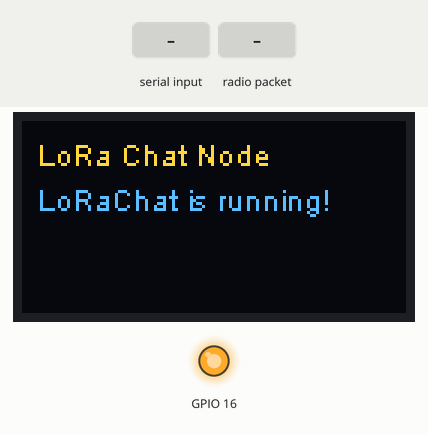
A sketch run on a simulated ESP32. On the bench: 128×64 one-colour display, output pins drawn as LEDs (lit = HIGH). The test bench sets the inputs (shaded band). The OLED is the two-colour kind (top 16 rows yellow); no radio packets arrive unless stated; what the sketch prints to the serial monitor is not drawn.

Above: at 2.9 s.
3.0 s: "1\n" received over Serial
5.5 s: radio packet "1" arrives
At 6.9 s:
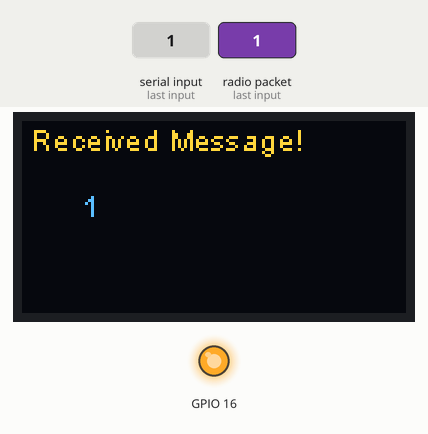
8.0 s: "0\n" received over Serial
At 8.5 s:
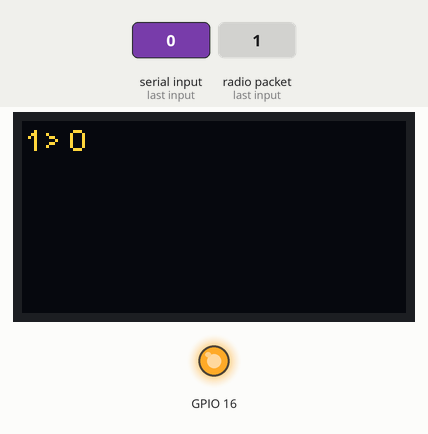
Timing chart, 0 to 11.0 s (numbered marks = the images above; inputs shaded):
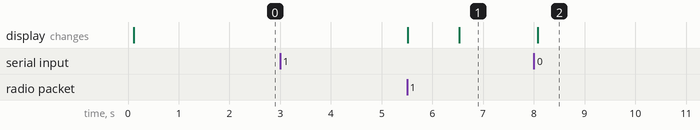

The sketch:

LoRaChat.ino
```cpp
/*
*
* CODE BASED ON THIS PROJECT: https://hackaday.io/project/27817/files
*
* Adapted to:
*
* HARDWARE: LoRa ttgo v1 915 Mhz version --> https://github.com/Xinyuan-LilyGo/TTGO-LoRa-Series
*
* @author: Álvaro Lozano Murciego
*
 */

// Includes
#include "board_def.h"
#include <Wire.h>
#include <SSD1306.h> // you need to install the ESP8266 oled driver for SSD1306
                     // by Daniel Eichorn and Fabrice Weinberg to get this file!
                     // It's in the arduino library manager :-D

#include <SPI.h>
#include <LoRa.h>    // this is the one by Sandeep Mistry,
                     // (also in the Arduino Library manager :D )

// display descriptor
SSD1306 display(0x3c, 4, 15);


// LoRa Settings
#define spreadingFactor 9
// #define SignalBandwidth 62.5E3
#define SignalBandwidth 31.25E3
#define codingRateDenominator 8
#define preambleLength 8

// we also need the following config data:
// GPIO5 — SX1278’s SCK
// GPIO19 — SX1278’s MISO
// GPIO27 — SX1278’s MOSI
// GPIO18 — SX1278’s CS
// GPIO14 — SX1278’s RESET
// GPIO26 — SX1278’s IRQ(Interrupt Request)

// misc vars
String msg;
String displayName;
String sendMsg;
char chr;
int i=0;

void setup() {
  // reset the screen
  pinMode(16,OUTPUT);
  digitalWrite(16, LOW); // set GPIO16 low to reset OLED
  delay(50);
  digitalWrite(16, HIGH);
  Serial.begin(115200);
  while (!Serial); //If just the the basic function, must connect to a computer

// Initialising the UI will init the display too.
  display.init();
  display.flipScreenVertically();
  display.setFont(ArialMT_Plain_10);
  display.setTextAlignment(TEXT_ALIGN_LEFT);
  display.drawString(5,5,"LoRa Chat Node");
  display.display();

  SPI.begin(CONFIG_CLK, CONFIG_MISO, CONFIG_MOSI, CONFIG_NSS);
  LoRa.setPins(CONFIG_NSS, CONFIG_RST, CONFIG_DIO0);

  Serial.println("LoRa Chat Node");
  if (!LoRa.begin(BAND)) {
    Serial.println("Starting LoRa failed!");
    while (1);
  }

  Serial.print("LoRa Spreading Factor: ");
  Serial.println(spreadingFactor);
  LoRa.setSpreadingFactor(spreadingFactor);

  Serial.print("LoRa Signal Bandwidth: ");
  Serial.println(SignalBandwidth);
  LoRa.setSignalBandwidth(SignalBandwidth);

  LoRa.setCodingRate4(codingRateDenominator);

  LoRa.setPreambleLength(preambleLength);

  Serial.println("LoRa Initial OK!");
  display.drawString(5,20,"LoRaChat is running!");
  display.display();
  delay(2000);
  // get screen name as Nick
  Serial.print("Please enter display name: ");
  while (displayName.length() == 0) {
    displayName = Serial.readString();
  }
  displayName.trim(); // remove the newline
  Serial.print("Nick: "); Serial.println(displayName);
  display.drawString(5, 20, "Nickname set:");
  display.drawString(20, 30, displayName);
  displayName += "> ";
  delay(1000);
}

void loop() {
  // Receive a message first...
  int packetSize = LoRa.parsePacket();
  if (packetSize) {
    display.clear();
    display.drawString(3, 0, "Received Message!");
    display.display();
    while (LoRa.available()) {
      String data = LoRa.readString();
      display.drawString(20, 22, data);
      display.display();
      Serial.println(data);
    }
  } // once we're done there, we read bytes from Serial
  if (Serial.available()) {
    chr = Serial.read();
    Serial.print(chr); // so the user can see what they're doing :P
    if (chr == '\n' || chr == '\r') {
      msg += chr; // should maybe terminate my strings properly....
                  // ssshhhhhhh ;)
      Serial.print("Me: ");Serial.println(msg);
      // assemble message
      sendMsg += displayName;
      sendMsg += msg;
      // send message
      LoRa.beginPacket();
      LoRa.print(sendMsg);
      LoRa.endPacket();
      display.clear();
      display.drawString(1, 0, sendMsg);
      display.display();
      // clear the strings and start again :D
      msg = "";
      sendMsg = "";
    }
    else {
      msg += chr;
    }
  }
}
```

board_def.h
```cpp
#include <Arduino.h>


#define LORA_V1_0_OLED  1
#define LORA_V1_2_OLED  0
#define LORA_V1_6_OLED  0
#define LORA_V2_0_OLED  0

//#define LORA_SENDER 0
// #define LORA_SENDER 1

// #define LORA_PERIOD 868
#define LORA_PERIOD 915
//#define LORA_PERIOD 433

#if LORA_V1_0_OLED
#include <Wire.h>
#include "SSD1306Wire.h"
#define OLED_CLASS_OBJ  SSD1306Wire
#define OLED_ADDRESS    0x3C
#define OLED_SDA    4
#define OLED_SCL    15
#define OLED_RST    16
#define CONFIG_MOSI 27
#define CONFIG_MISO 19
#define CONFIG_CLK  5
#define CONFIG_NSS  18
#define CONFIG_RST  14
#define CONFIG_DIO0 26
// !    There are two versions of TTGO LoRa V1.0,
// !    the 868 version uses the 3D WiFi antenna, and the 433 version uses the PCB antenna.
// !    You need to change the frequency according to the board.

#define SDCARD_MOSI -1
#define SDCARD_MISO -1
#define SDCARD_SCLK -1
#define SDCARD_CS   -1

#elif LORA_V1_2_OLED
//Lora V1.2 ds3231
#include <Wire.h>
#include "SSD1306Wire.h"
#define OLED_CLASS_OBJ  SSD1306Wire
#define OLED_ADDRESS    0x3C
#define OLED_SDA    21
#define OLED_SCL    22
#define OLED_RST    -1
#define CONFIG_MOSI 27
#define CONFIG_MISO 19
#define CONFIG_CLK  5
#define CONFIG_NSS  18
#define CONFIG_RST  23
#define CONFIG_DIO0 26

#define SDCARD_MOSI -1
#define SDCARD_MISO -1
#define SDCARD_SCLK -1
#define SDCARD_CS   -1

#define ENABLE_DS3231

#elif LORA_V1_6_OLED
#include <Wire.h>
#include "SSD1306Wire.h"
#define OLED_CLASS_OBJ  SSD1306Wire
#define OLED_ADDRESS    0x3C
#define OLED_SDA    21
#define OLED_SCL    22
#define OLED_RST    -1

#define CONFIG_MOSI 27
#define CONFIG_MISO 19
#define CONFIG_CLK  5
#define CONFIG_NSS  18
#define CONFIG_RST  23
#define CONFIG_DIO0 26

#define SDCARD_MOSI 15
#define SDCARD_MISO 2
#define SDCARD_SCLK 14
#define SDCARD_CS   13

#elif LORA_V2_0_OLED
#include <Wire.h>
#include "SSD1306Wire.h"
#define OLED_CLASS_OBJ  SSD1306Wire
#define OLED_ADDRESS    0x3C
#define OLED_SDA    21
#define OLED_SCL    22
#define OLED_RST    -1

#define CONFIG_MOSI 27
#define CONFIG_MISO 19
#define CONFIG_CLK  5
#define CONFIG_NSS  18
#define CONFIG_RST  23
#define CONFIG_DIO0 26

#define SDCARD_MOSI 15
#define SDCARD_MISO 2
#define SDCARD_SCLK 14
#define SDCARD_CS   13

#else
#error "please select board"
#endif


#if LORA_PERIOD == 433
#define BAND 433E6
#elif LORA_PERIOD == 868
#define BAND 868E6
#elif LORA_PERIOD == 915
#define BAND 915E6
#else
#error "Please select the correct lora frequency"
#endif
```

Measured:
- after the input at 3.0 s, every drawn part: stays the same
- after the input at 5.5 s, the display: first changes at once (image 1 shows a later state)
- after the input at 8.0 s, the display: changes after 0.08 s (image 2)
